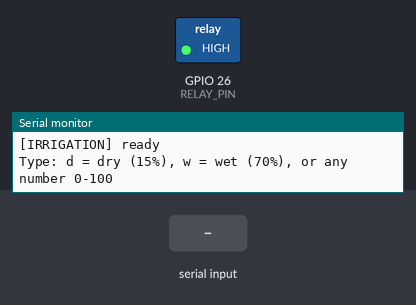
Bench run of a program on a simulated ESP32. On the bench: switched loads named in the program (green lamp = pin HIGH), the last lines printed to the serial monitor. The test bench sets the inputs (shaded band).

Above: at 1.2 s.
1.3 s: "d\n" received over Serial
At 1.7 s:
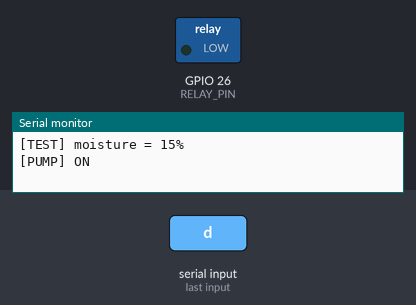
2.8 s: "w\n" received over Serial
At 4.1 s:
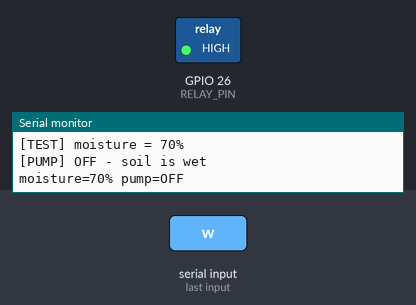
Timing chart, 0 to 5.8 s (numbered marks = the images above; inputs shaded):
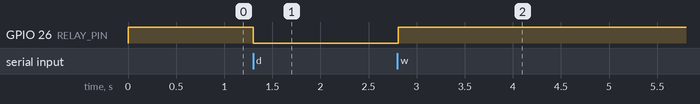

Measured:
- after the input at 1.3 s, GPIO 26 (RELAY_PIN): HIGH → LOW at once
- after the input at 2.8 s, GPIO 26 (RELAY_PIN): LOW → HIGH after 0.01 s instead of 8.5 s

The program:

main.cpp
```cpp
#include <Arduino.h>
#include "irrigation.h"

#define MOISTURE_PIN 34          // placeholder: use Member 3's pin
#define USE_FAKE_MOISTURE true   // true = type values in Serial Monitor, false = real sensor

// Placeholder calibration for real-sensor mode (Member 3 will have the real values)
#define ADC_DRY 3500             // raw reading in dry air/soil
#define ADC_WET 1500             // raw reading in water/wet soil

int fakeMoisture = 70;           // starts "wet"

void setup() {
  Serial.begin(115200);
  irrigationBegin();
  Serial.println("Type: d = dry (15%), w = wet (70%), or any number 0-100");
}

void loop() {
  int moisture;

  if (USE_FAKE_MOISTURE) {
    if (Serial.available()) {
      String in = Serial.readStringUntil('\n');
      in.trim();
      if (in == "d") fakeMoisture = 15;
      else if (in == "w") fakeMoisture = 70;
      else if (in.length() > 0) fakeMoisture = in.toInt();
      Serial.printf("[TEST] moisture = %d%%\n", fakeMoisture);
    }
    moisture = fakeMoisture;
  } else {
    int raw = analogRead(MOISTURE_PIN);
    moisture = constrain(map(raw, ADC_DRY, ADC_WET, 0, 100), 0, 100);
  }

  irrigationUpdate(moisture);

  static unsigned long lastPrint = 0;
  if (millis() - lastPrint > 2000) {
    lastPrint = millis();
    Serial.printf("moisture=%d%% pump=%s\n", moisture, pumpStatusString());
  }
  delay(100);
}
```

irrigation.h
```cpp
#pragma once
#include <Arduino.h>

// ================= CHANGE THESE IF NEEDED =================
#define RELAY_PIN          26      // GPIO wired to relay IN (confirm with Member 5)
#define RELAY_ACTIVE_LOW   true    // most relay modules turn ON with LOW; set false if yours is opposite

// Moisture is a PERCENTAGE (0-100), same as AgriGuard/soil/moisturePercent. LOW = DRY.
#define DRY_PERCENT        30      // at or below this -> soil is dry -> pump ON
#define WET_PERCENT        60      // at or above this -> soil is wet enough -> pump OFF

#define PUMP_MAX_RUN_MS    10000UL // safety timeout: pump never runs longer than this (10 s)
#define PUMP_COOLDOWN_MS   30000UL // wait after any stop so water can soak in (30 s)
// ==========================================================

static bool          g_pumpOn      = false;
static bool          g_hasStopped  = false;
static unsigned long g_pumpStartMs = 0;
static unsigned long g_lastStopMs  = 0;

inline void pumpWrite(bool on) {
  bool high = RELAY_ACTIVE_LOW ? !on : on;
  digitalWrite(RELAY_PIN, high ? HIGH : LOW);
}

inline void pumpStart() {
  pumpWrite(true);
  g_pumpOn = true;
  g_pumpStartMs = millis();
  Serial.println("[PUMP] ON");
}

inline void pumpStop(const char* reason) {
  pumpWrite(false);
  g_pumpOn = false;
  g_hasStopped = true;
  g_lastStopMs = millis();
  Serial.print("[PUMP] OFF - ");
  Serial.println(reason);
}

inline void irrigationBegin() {
  pumpWrite(false);              // set OFF level first to avoid a pump blip at boot
  pinMode(RELAY_PIN, OUTPUT);
  pumpWrite(false);
  Serial.println("[IRRIGATION] ready");
}

// Call regularly with the latest moisture PERCENT (0-100)
inline void irrigationUpdate(int moisturePercent) {
  unsigned long now = millis();

  // Fail-safe: invalid reading (sensor unplugged, bad data) -> pump OFF
  if (moisturePercent < 0 || moisturePercent > 100) {
    if (g_pumpOn) pumpStop("invalid sensor reading");
    return;
  }

  if (g_pumpOn) {
    if (now - g_pumpStartMs >= PUMP_MAX_RUN_MS) {
      pumpStop("safety timeout");
    } else if (moisturePercent >= WET_PERCENT) {
      pumpStop("soil is wet");
    }
  } else {
    bool cooledDown = !g_hasStopped || (now - g_lastStopMs >= PUMP_COOLDOWN_MS);
    if (moisturePercent <= DRY_PERCENT && cooledDown) {
      pumpStart();
    }
  }
}

inline bool isPumpOn() { return g_pumpOn; }

// Matches what the dashboard reads from AgriGuard/irrigation/pumpStatus
inline const char* pumpStatusString() { return g_pumpOn ? "ON" : "OFF"; }
```
